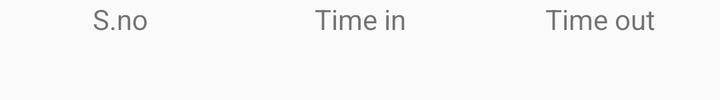
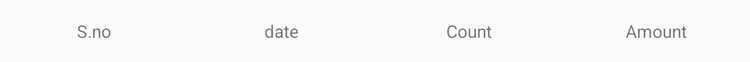

An Android layout and its configuration variant, each rendered on a device that would load it. The default file and the variant file are quoted in full after the pictures.
<!-- AndroidManifest.xml: application theme AppTheme.NoActionBar -->
<!-- res/layout/report_items.xml -->
<?xml version="1.0" encoding="utf-8"?>
<LinearLayout xmlns:android="http://schemas.android.com/apk/res/android"
    android:orientation="horizontal" android:layout_width="match_parent"
    android:layout_height="50dp">

    <TextView
        android:id="@+id/sno"
        android:layout_width="0dp"
        android:layout_weight="1"
        android:gravity="center"
        android:layout_height="wrap_content"
        android:text="S.no"
        />


    <TextView
        android:id="@+id/timein"
        android:layout_width="0dp"
        android:layout_weight="1"
        android:text="Time in"
        android:gravity="center"

        android:layout_height="wrap_content" />


    <TextView
        android:id="@+id/timeout"
        android:layout_width="0dp"
        android:layout_weight="1"
        android:text="Time out"
        android:gravity="center"

        android:layout_height="wrap_content" />


</LinearLayout>
<!-- resources referenced by this layout -->
<resources>
  <style name="AppTheme.NoActionBar">
          <item name="windowActionBar">false</item>
          <item name="windowNoTitle">true</item>
      </style>
</resources>
<!-- res/layout-large/report_items.xml (the repository's variant of the layout above) -->
<!-- drawn on a 7-inch tablet held upright -->
<?xml version="1.0" encoding="utf-8"?>
<LinearLayout xmlns:android="http://schemas.android.com/apk/res/android"
    android:orientation="horizontal" android:layout_width="match_parent"
    android:gravity="center"
    android:layout_height="50dp">

    <TextView
        android:id="@+id/sno"
        android:layout_width="0dp"
        android:layout_weight="1"
        android:gravity="center"
        android:layout_height="wrap_content"
        android:text="S.no"
        />


    <TextView
        android:id="@+id/txn_date"
        android:layout_width="0dp"
        android:layout_weight="1"
        android:text="date"
        android:gravity="center"

        android:layout_height="wrap_content" />


    <TextView
        android:id="@+id/txn_count"
        android:layout_width="0dp"
        android:layout_weight="1"
        android:text="Count"
        android:gravity="center"

        android:layout_height="wrap_content" />

    <TextView
        android:id="@+id/amount"
        android:layout_width="0dp"
        android:layout_weight="1"
        android:text="Amount"
        android:gravity="center"

        android:layout_height="wrap_content" />


</LinearLayout>
